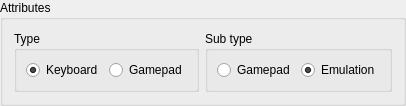
           <widget class="QGroupBox" name="groupBox_13">
            <property name="title">
             <string>Attributes</string>
            </property>
            <layout class="QHBoxLayout" name="horizontalLayout_7">
             <item>
              <widget class="QGroupBox" name="groupBox_5">
               <property name="title">
                <string>Type</string>
               </property>
               <property name="flat">
                <bool>false</bool>
               </property>
               <layout class="QHBoxLayout" name="horizontalLayout">
                <item>
                 <widget class="QRadioButton" name="radioButtonTypeKeyboard">
                  <property name="text">
                   <string>Keyboard</string>
                  </property>
                  <property name="checked">
                   <bool>true</bool>
                  </property>
                 </widget>
                </item>
                <item>
                 <widget class="QRadioButton" name="radioButtonTypeGamepad">
                  <property name="text">
                   <string>Gamepad</string>
                  </property>
                 </widget>
                </item>
               </layout>
              </widget>
             </item>
             <item>
              <widget class="QGroupBox" name="groupSubType">
               <property name="title">
                <string>Sub type</string>
               </property>
               <layout class="QHBoxLayout" name="horizontalLayout_6">
                <item>
                 <widget class="QRadioButton" name="radioButtonSubTypeGamepad">
                  <property name="text">
                   <string>Gamepad</string>
                  </property>
                 </widget>
                </item>
                <item>
                 <widget class="QRadioButton" name="radioButtonSubTypeEmulation">
                  <property name="text">
                   <string>Emulation</string>
                  </property>
                  <property name="checked">
                   <bool>true</bool>
                  </property>
                 </widget>
                </item>
               </layout>
              </widget>
             </item>
            </layout>
           </widget>
